Frame 1 (no input): blank canvas, image omitted
Frame 60 (no input): blank canvas, image omitted
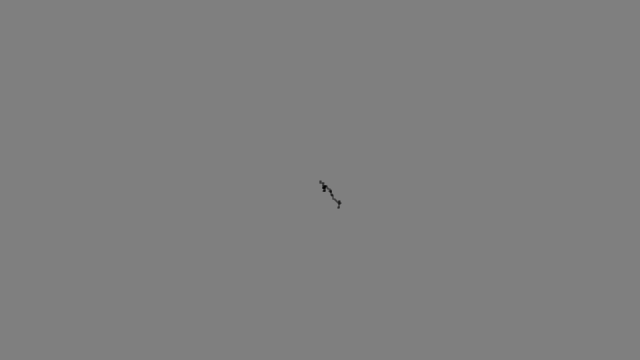
Frame 120 (the mouse pressed at the canvas centre since frame 60)

The p5.js sketch whose frames 1 and 60 were blank and that drew this single picture after the mouse press (run headless with seeded random() and noise() and a simulated clock; from frame 60 on, the mouse is pressed at the canvas centre):

// p5.js sketch
// ── sketch.js
// The Nature of Code
// Daniel Shiffman
// http://natureofcode.com

let walker;

function setup() {
  createCanvas(640,360);
  walker = new Walker();
  background(127);
}

function draw() {
  walker.step();
  walker.render();
}

class Walker {
  constructor(){
    this.x = width/2;
    this.y = height/2;
  }

  render() {
    stroke(0);
    point(this.x,this.y);
  }

  step() {
    var choice = floor(random(6));
    if (choice == 0 || choice == 1) {
      this.x++;
    } else if (choice == 2) {
      this.x--;
    } else if (choice == 3 || choice == 4) {
      this.y++;
    } else {
      this.y--;
    }
    this.x = constrain(this.x,0,width-1);
    this.y = constrain(this.y,0,height-1);
  }
}

// ── Index.html
<!DOCTYPE html>
<html>
<head>
  <script src="https://cdn.jsdelivr.net/npm/p5@1.4.2/lib/p5.js"></script>
  <meta charset="utf-8" />
</head>
<body>
  <script src="sketch.js"></script>
</body>
</html>
